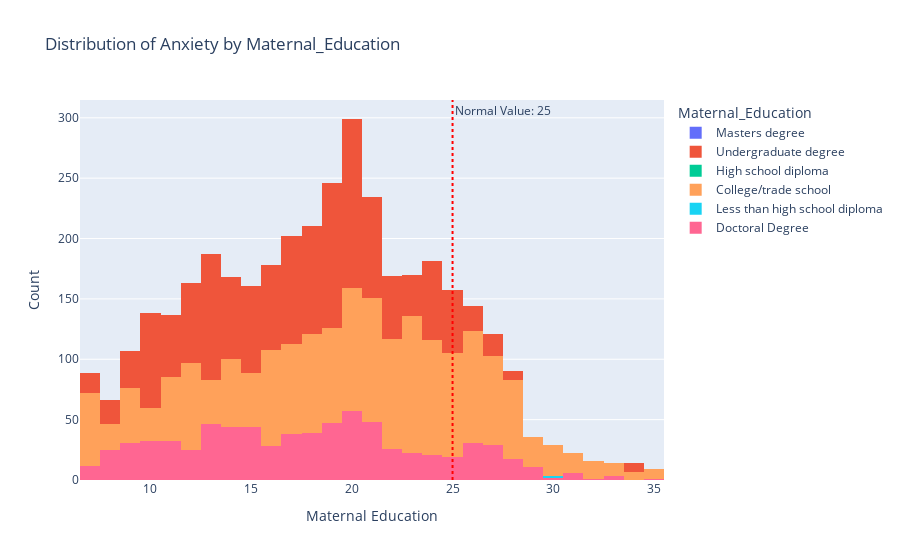

Here is the notebook cell this chart was saved with:
### Markdown cell above
### Anxiety | EPDS | Maternal Education

### Code cell
bivariate_analysis(df=df,x='Anxiety',feature='Maternal_Education',title='Maternal Education',normal_value=25)

### Figure 1 — Plotly figure (JSON) as saved in the notebook; plotly's stock layout.template omitted (floating-point values rounded to 4 significant figures; data arrays with more than 128 entries replaced by an {"elided": "..."} marker saying what was removed)
{"data": [{"alignmentgroup": "True", "bingroup": "x", "hovertemplate": "Maternal_Education=Masters degree<br>Anxiety=%{x}<br>count=%{y}<extra></extra>", "legendgroup": "Masters degree", "marker": {"color": "#636efa", "pattern": {"shape": ""}}, "name": "Masters degree", "offsetgroup": "Masters degree", "orientation": "v", "showlegend": true, "type": "histogram", "x": {"elided": "1849 int values"}, "xaxis": "x", "yaxis": "y"}, {"alignmentgroup": "True", "bingroup": "x", "hovertemplate": "Maternal_Education=Undergraduate degree<br>Anxiety=%{x}<br>count=%{y}<extra></extra>", "legendgroup": "Undergraduate degree", "marker": {"color": "#EF553B", "pattern": {"shape": ""}}, "name": "Undergraduate degree", "offsetgroup": "Undergraduate degree", "orientation": "v", "showlegend": true, "type": "histogram", "x": {"elided": "3979 int values"}, "xaxis": "x", "yaxis": "y"}, {"alignmentgroup": "True", "bingroup": "x", "hovertemplate": "Maternal_Education=High school diploma<br>Anxiety=%{x}<br>count=%{y}<extra></extra>", "legendgroup": "High school diploma", "marker": {"color": "#00cc96", "pattern": {"shape": ""}}, "name": "High school diploma", "offsetgroup": "High school diploma", "orientation": "v", "showlegend": true, "type": "histogram", "x": {"elided": "835 int values"}, "xaxis": "x", "yaxis": "y"}, {"alignmentgroup": "True", "bingroup": "x", "hovertemplate": "Maternal_Education=College/trade school<br>Anxiety=%{x}<br>count=%{y}<extra></extra>", "legendgroup": "College/trade school", "marker": {"color": "#FFA15A", "pattern": {"shape": ""}}, "name": "College/trade school", "offsetgroup": "College/trade school", "orientation": "v", "showlegend": true, "type": "histogram", "x": {"elided": "2588 int values"}, "xaxis": "x", "yaxis": "y"}, {"alignmentgroup": "True", "bingroup": "x", "hovertemplate": "Maternal_Education=Less than high school diploma<br>Anxiety=%{x}<br>count=%{y}<extra></extra>", "legendgroup": "Less than high school diploma", "marker": {"color": "#19d3f3", "pattern": {"shape": ""}}, "name": "Less than high school diploma", "offsetgroup": "Less than high school diploma", "orientation": "v", "showlegend": true, "type": "histogram", "x": [28, 22, 21, 21, null, null, 22, 26, 23, 35, 26, 20, 29, 20, 20, 11, 16, 19, 21, 26, 28, 29, 30, null, 27, 11, 20, 21, 25, 7, null, null, 29, 24, 29, 28, 23, 27, 20, 13, 24, 16, 25, 7, 15, 7, 29, null, 11, 22, 31, 21, 9, 26, 27, 30, 26, 27, 14, 19, 27, null, 24, 27, 22, 20, 25, 25, 30, 20, 25, 20, 23, 33, 16, null, 15, 20, null, 19, 27, 32, null, 26, 15, 15, 19, 23, 23, 28, 27, 27, 18, 14, 26, 22, 19, null, 19, 25, 20, null, 22, 23, 26, 11, null, null, 16, 11, 10, 26, 21, 24, 8, null, 17, 25, 20, 19, 25], "xaxis": "x", "yaxis": "y"}, {"alignmentgroup": "True", "bingroup": "x", "hovertemplate": "Maternal_Education=Doctoral Degree<br>Anxiety=%{x}<br>count=%{y}<extra></extra>", "legendgroup": "Doctoral Degree", "marker": {"color": "#FF6692", "pattern": {"shape": ""}}, "name": "Doctoral Degree", "offsetgroup": "Doctoral Degree", "orientation": "v", "showlegend": true, "type": "histogram", "x": {"elided": "767 int values"}, "xaxis": "x", "yaxis": "y"}], "layout": {"annotations": [{"showarrow": false, "text": "Normal Value: 25", "x": 25, "xanchor": "left", "xref": "x", "y": 1, "yanchor": "top", "yref": "y domain"}], "barmode": "overlay", "legend": {"title": {"text": "Maternal_Education"}, "tracegroupgap": 0}, "shapes": [{"line": {"color": "red", "dash": "dot", "width": 2}, "type": "line", "x0": 25, "x1": 25, "xref": "x", "y0": 0, "y1": 1, "yref": "y domain"}], "title": {"text": "Distribution of Anxiety by Maternal_Education"}, "xaxis": {"anchor": "y", "domain": [0, 1], "title": {"text": "Maternal Education"}}, "yaxis": {"anchor": "x", "domain": [0, 1], "title": {"text": "Count"}}}}
